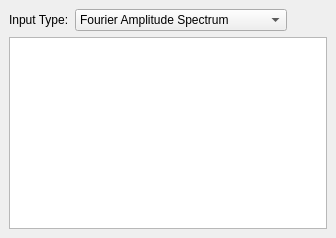
          <widget class="QWidget" name="medianMotion" >
           <layout class="QVBoxLayout" >
            <property name="spacing" >
             <number>6</number>
            </property>
            <property name="leftMargin" >
             <number>9</number>
            </property>
            <property name="topMargin" >
             <number>9</number>
            </property>
            <property name="rightMargin" >
             <number>9</number>
            </property>
            <property name="bottomMargin" >
             <number>9</number>
            </property>
            <item>
             <layout class="QHBoxLayout" >
              <property name="spacing" >
               <number>6</number>
              </property>
              <property name="leftMargin" >
               <number>0</number>
              </property>
              <property name="topMargin" >
               <number>0</number>
              </property>
              <property name="rightMargin" >
               <number>0</number>
              </property>
              <property name="bottomMargin" >
               <number>0</number>
              </property>
              <item>
               <widget class="QLabel" name="label_7" >
                <property name="text" >
                 <string>Input Type:</string>
                </property>
               </widget>
              </item>
              <item>
               <widget class="QComboBox" name="comboBox_4" >
                <item>
                 <property name="text" >
                  <string>Fourier Amplitude Spectrum</string>
                 </property>
                </item>
                <item>
                 <property name="text" >
                  <string>Acceleration Response Spectrum</string>
                 </property>
                </item>
               </widget>
              </item>
              <item>
               <spacer>
                <property name="orientation" >
                 <enum>Qt::Horizontal</enum>
                </property>
                <property name="sizeHint" >
                 <size>
                  <width>40</width>
                  <height>20</height>
                 </size>
                </property>
               </spacer>
              </item>
             </layout>
            </item>
            <item>
             <widget class="QTableView" name="tableView_2" />
            </item>
           </layout>
          </widget>
